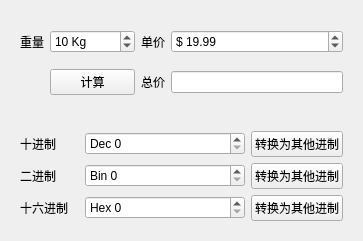
<?xml version="1.0" encoding="UTF-8"?>
<ui version="4.0">
 <class>Widget</class>
 <widget class="QWidget" name="Widget">
  <property name="geometry">
   <rect>
    <x>0</x>
    <y>0</y>
    <width>363</width>
    <height>241</height>
   </rect>
  </property>
  <property name="windowTitle">
   <string>Widget</string>
  </property>
  <layout class="QVBoxLayout" name="verticalLayout">
   <item>
    <widget class="QWidget" name="widget" native="true">
     <layout class="QGridLayout" name="gridLayout">
      <item row="1" column="2">
       <widget class="QLabel" name="label_3">
        <property name="text">
         <string>总价</string>
        </property>
       </widget>
      </item>
      <item row="1" column="1">
       <widget class="QPushButton" name="pushBtnCal">
        <property name="text">
         <string>计算</string>
        </property>
       </widget>
      </item>
      <item row="0" column="2">
       <widget class="QLabel" name="label_2">
        <property name="text">
         <string>单价</string>
        </property>
       </widget>
      </item>
      <item row="0" column="3">
       <widget class="QDoubleSpinBox" name="doubleSpinBoxUnitPrice">
        <property name="prefix">
         <string>$ </string>
        </property>
        <property name="suffix">
         <string/>
        </property>
        <property name="decimals">
         <number>2</number>
        </property>
        <property name="singleStep">
         <double>0.010000000000000</double>
        </property>
        <property name="stepType">
         <enum>QAbstractSpinBox::StepType::DefaultStepType</enum>
        </property>
        <property name="value">
         <double>19.989999999999998</double>
        </property>
       </widget>
      </item>
      <item row="1" column="3">
       <widget class="QLineEdit" name="lineEditTotalPrice"/>
      </item>
      <item row="0" column="0">
       <widget class="QLabel" name="label">
        <property name="text">
         <string>重量</string>
        </property>
       </widget>
      </item>
      <item row="0" column="1">
       <widget class="QSpinBox" name="spinBoxNum">
        <property name="suffix">
         <string> Kg</string>
        </property>
        <property name="prefix">
         <string/>
        </property>
        <property name="maximum">
         <number>1000000</number>
        </property>
        <property name="value">
         <number>10</number>
        </property>
       </widget>
      </item>
     </layout>
    </widget>
   </item>
   <item>
    <widget class="QWidget" name="widget_2" native="true">
     <layout class="QGridLayout" name="gridLayout_2">
      <item row="0" column="0">
       <widget class="QLabel" name="label_4">
        <property name="text">
         <string>十进制</string>
        </property>
       </widget>
      </item>
      <item row="0" column="1">
       <widget class="QSpinBox" name="spinBoxDecNum">
        <property name="suffix">
         <string/>
        </property>
        <property name="prefix">
         <string>Dec </string>
        </property>
        <property name="maximum">
         <number>999999999</number>
        </property>
        <property name="value">
         <number>0</number>
        </property>
       </widget>
      </item>
      <item row="0" column="2">
       <widget class="QPushButton" name="pushBtnDec">
        <property name="text">
         <string>转换为其他进制</string>
        </property>
       </widget>
      </item>
      <item row="1" column="0">
       <widget class="QLabel" name="label_5">
        <property name="text">
         <string>二进制</string>
        </property>
       </widget>
      </item>
      <item row="1" column="1">
       <widget class="QSpinBox" name="spinBoxBinNum">
        <property name="suffix">
         <string/>
        </property>
        <property name="prefix">
         <string>Bin </string>
        </property>
        <property name="maximum">
         <number>999999999</number>
        </property>
        <property name="value">
         <number>0</number>
        </property>
        <property name="displayIntegerBase">
         <number>2</number>
        </property>
       </widget>
      </item>
      <item row="1" column="2">
       <widget class="QPushButton" name="pushBtnBin">
        <property name="text">
         <string>转换为其他进制</string>
        </property>
       </widget>
      </item>
      <item row="2" column="0">
       <widget class="QLabel" name="label_6">
        <property name="text">
         <string>十六进制</string>
        </property>
       </widget>
      </item>
      <item row="2" column="1">
       <widget class="QSpinBox" name="spinBoxHexNum">
        <property name="suffix">
         <string/>
        </property>
        <property name="prefix">
         <string>Hex </string>
        </property>
        <property name="maximum">
         <number>999999999</number>
        </property>
        <property name="value">
         <number>0</number>
        </property>
        <property name="displayIntegerBase">
         <number>16</number>
        </property>
       </widget>
      </item>
      <item row="2" column="2">
       <widget class="QPushButton" name="pushBtnHex">
        <property name="text">
         <string>转换为其他进制</string>
        </property>
       </widget>
      </item>
     </layout>
    </widget>
   </item>
  </layout>
 </widget>
 <resources/>
 <connections/>
</ui>
